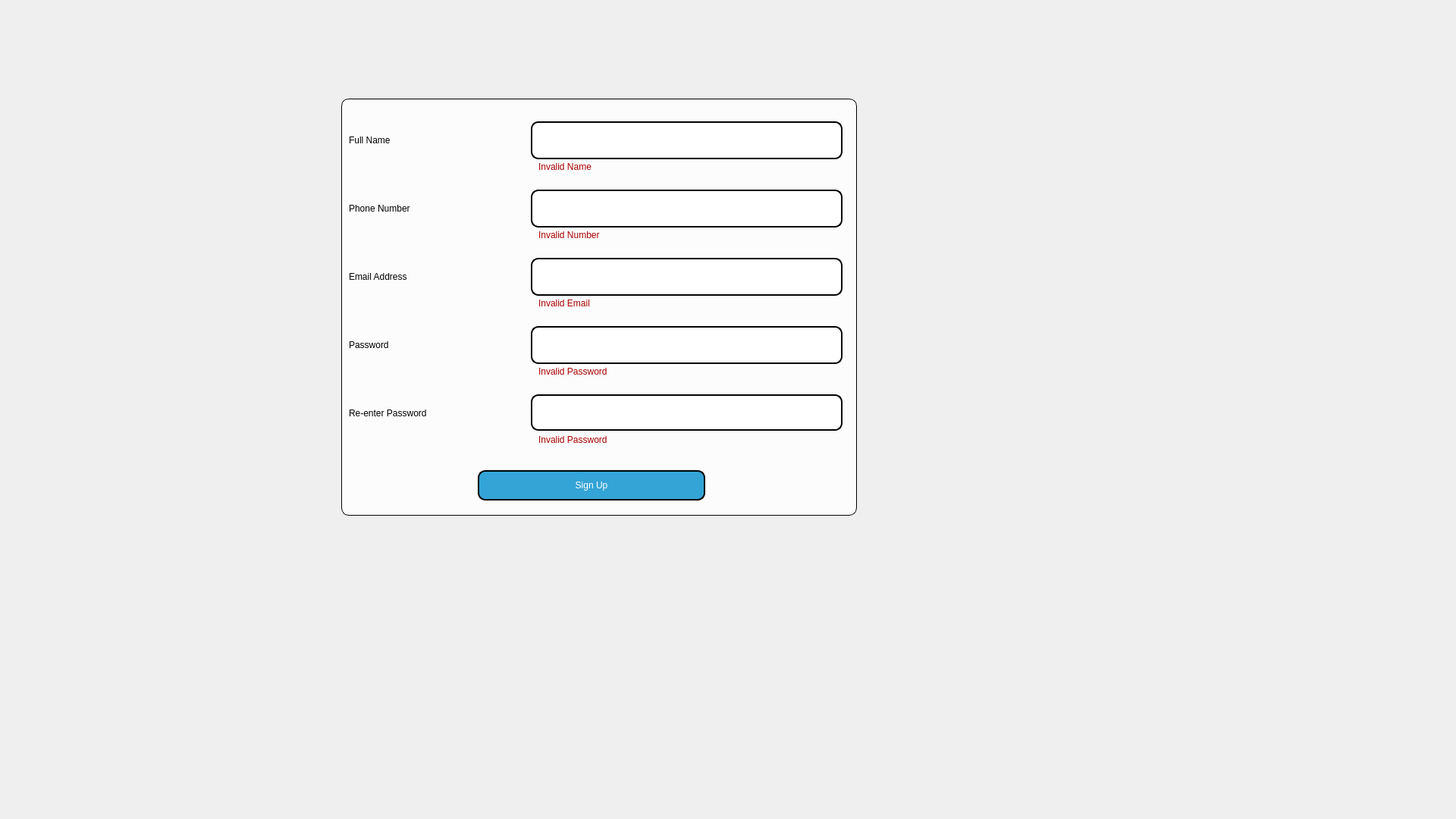
<?xml version="1.0" encoding="UTF-8"?>
<ui version="4.0">
 <class>SignUp</class>
 <widget class="QDialog" name="SignUp">
  <property name="geometry">
   <rect>
    <x>0</x>
    <y>0</y>
    <width>1920</width>
    <height>1080</height>
   </rect>
  </property>
  <property name="windowTitle">
   <string>Dialog</string>
  </property>
  <property name="styleSheet">
   <string notr="true">#SignUp{
border-image: url(:/images/mainpage.jpeg);
}
#frame{
background-color: rgba(255, 255, 255,0.8);
border-style: outset;
border-width: 1px;
border-radius: 10px;
border-color: black;

}
QPushButton{
border-style: outset;
border-width: 2px;
border-radius: 10px;
border-color: rgb(0, 0, 0);
background-color: rgb(52, 164, 214);
color: white;
}
QLineEdit{
border-style: outset;
border-width: 2px;
border-radius: 10px;
border-color: rgb(0, 0, 0);
}
*{
color:black;
font: 700 15pt &quot;Nexa Bold&quot;;
}
QPushButton:hover{
border-style: outset;
border-width: 2px;
border-radius: 10px;
border-color: rgb(0, 0, 0);
background-color:black;
color:white;
}

</string>
  </property>
  <widget class="QFrame" name="frame">
   <property name="geometry">
    <rect>
     <x>450</x>
     <y>130</y>
     <width>680</width>
     <height>550</height>
    </rect>
   </property>
   <property name="frameShape">
    <enum>QFrame::StyledPanel</enum>
   </property>
   <property name="frameShadow">
    <enum>QFrame::Raised</enum>
   </property>
   <widget class="QLineEdit" name="Name">
    <property name="geometry">
     <rect>
      <x>250</x>
      <y>30</y>
      <width>411</width>
      <height>50</height>
     </rect>
    </property>
   </widget>
   <widget class="QLineEdit" name="Phone">
    <property name="geometry">
     <rect>
      <x>250</x>
      <y>120</y>
      <width>411</width>
      <height>50</height>
     </rect>
    </property>
    <property name="inputMethodHints">
     <set>Qt::ImhNone</set>
    </property>
    <property name="maxLength">
     <number>11</number>
    </property>
   </widget>
   <widget class="QLineEdit" name="Email">
    <property name="geometry">
     <rect>
      <x>250</x>
      <y>210</y>
      <width>411</width>
      <height>50</height>
     </rect>
    </property>
   </widget>
   <widget class="QLineEdit" name="Password">
    <property name="geometry">
     <rect>
      <x>250</x>
      <y>300</y>
      <width>411</width>
      <height>50</height>
     </rect>
    </property>
    <property name="inputMethodHints">
     <set>Qt::ImhHiddenText|Qt::ImhNoAutoUppercase|Qt::ImhNoPredictiveText|Qt::ImhSensitiveData</set>
    </property>
    <property name="echoMode">
     <enum>QLineEdit::Password</enum>
    </property>
   </widget>
   <widget class="QLineEdit" name="RePassword">
    <property name="geometry">
     <rect>
      <x>250</x>
      <y>390</y>
      <width>411</width>
      <height>48</height>
     </rect>
    </property>
    <property name="echoMode">
     <enum>QLineEdit::Password</enum>
    </property>
   </widget>
   <widget class="QLabel" name="label">
    <property name="geometry">
     <rect>
      <x>10</x>
      <y>30</y>
      <width>151</width>
      <height>50</height>
     </rect>
    </property>
    <property name="text">
     <string>Full Name</string>
    </property>
   </widget>
   <widget class="QLabel" name="label_2">
    <property name="geometry">
     <rect>
      <x>10</x>
      <y>120</y>
      <width>191</width>
      <height>50</height>
     </rect>
    </property>
    <property name="text">
     <string>Phone Number</string>
    </property>
   </widget>
   <widget class="QLabel" name="label_3">
    <property name="geometry">
     <rect>
      <x>10</x>
      <y>210</y>
      <width>191</width>
      <height>50</height>
     </rect>
    </property>
    <property name="text">
     <string>Email Address</string>
    </property>
   </widget>
   <widget class="QLabel" name="label_4">
    <property name="geometry">
     <rect>
      <x>10</x>
      <y>300</y>
      <width>120</width>
      <height>50</height>
     </rect>
    </property>
    <property name="text">
     <string>Password</string>
    </property>
   </widget>
   <widget class="QLabel" name="label_5">
    <property name="geometry">
     <rect>
      <x>10</x>
      <y>390</y>
      <width>231</width>
      <height>50</height>
     </rect>
    </property>
    <property name="text">
     <string>Re-enter Password</string>
    </property>
   </widget>
   <widget class="QPushButton" name="pushButton">
    <property name="geometry">
     <rect>
      <x>180</x>
      <y>490</y>
      <width>300</width>
      <height>40</height>
     </rect>
    </property>
    <property name="text">
     <string>Sign Up</string>
    </property>
   </widget>
   <widget class="QLabel" name="namerror">
    <property name="geometry">
     <rect>
      <x>260</x>
      <y>80</y>
      <width>110</width>
      <height>20</height>
     </rect>
    </property>
    <property name="styleSheet">
     <string notr="true">color: rgb(170, 0, 0);
font: 9pt &quot;Segoe UI&quot;;</string>
    </property>
    <property name="text">
     <string>Invalid Name</string>
    </property>
   </widget>
   <widget class="QLabel" name="phoneerror">
    <property name="geometry">
     <rect>
      <x>260</x>
      <y>170</y>
      <width>110</width>
      <height>20</height>
     </rect>
    </property>
    <property name="styleSheet">
     <string notr="true">color: rgb(170, 0, 0);
font: 9pt &quot;Segoe UI&quot;;</string>
    </property>
    <property name="text">
     <string>Invalid Number</string>
    </property>
   </widget>
   <widget class="QLabel" name="emailerror">
    <property name="geometry">
     <rect>
      <x>260</x>
      <y>260</y>
      <width>110</width>
      <height>20</height>
     </rect>
    </property>
    <property name="styleSheet">
     <string notr="true">color: rgb(170, 0, 0);
font: 9pt &quot;Segoe UI&quot;;</string>
    </property>
    <property name="text">
     <string>Invalid Email</string>
    </property>
   </widget>
   <widget class="QLabel" name="pworderror">
    <property name="geometry">
     <rect>
      <x>260</x>
      <y>350</y>
      <width>110</width>
      <height>20</height>
     </rect>
    </property>
    <property name="styleSheet">
     <string notr="true">color: rgb(170, 0, 0);
font: 9pt &quot;Segoe UI&quot;;</string>
    </property>
    <property name="text">
     <string>Invalid Password</string>
    </property>
   </widget>
   <widget class="QLabel" name="rpworderror">
    <property name="geometry">
     <rect>
      <x>260</x>
      <y>440</y>
      <width>110</width>
      <height>20</height>
     </rect>
    </property>
    <property name="styleSheet">
     <string notr="true">color: rgb(170, 0, 0);
font: 9pt &quot;Segoe UI&quot;;</string>
    </property>
    <property name="text">
     <string>Invalid Password</string>
    </property>
   </widget>
  </widget>
 </widget>
 <resources/>
 <connections/>
</ui>
